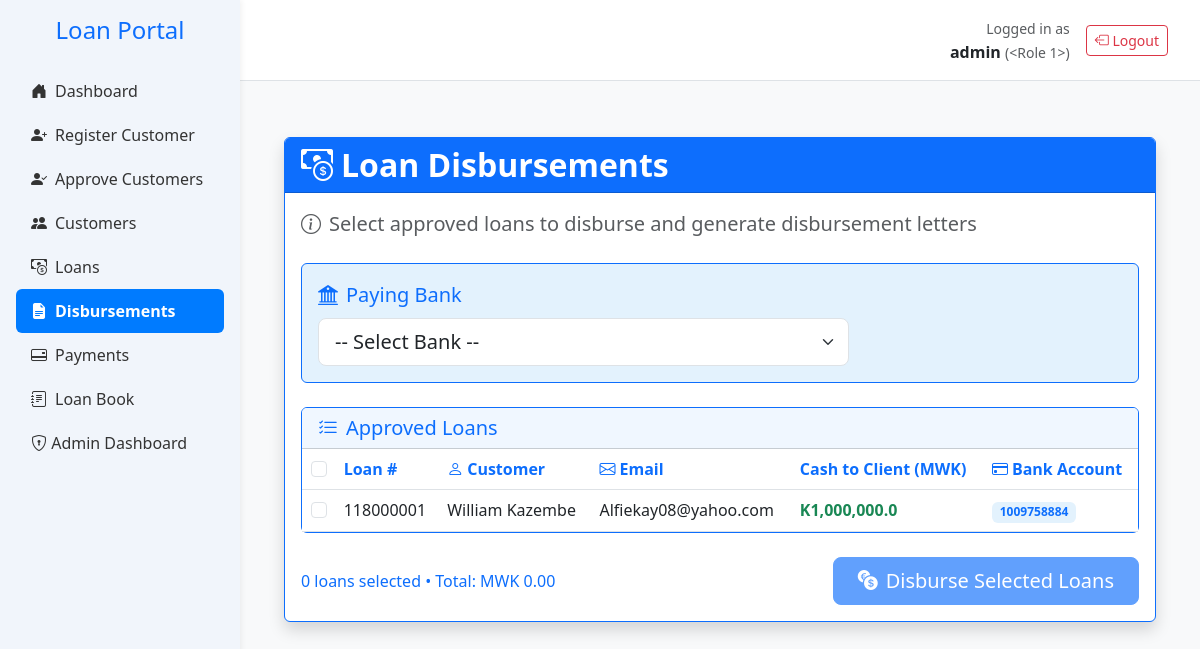
The app's page /disbursements (signed in), older data.
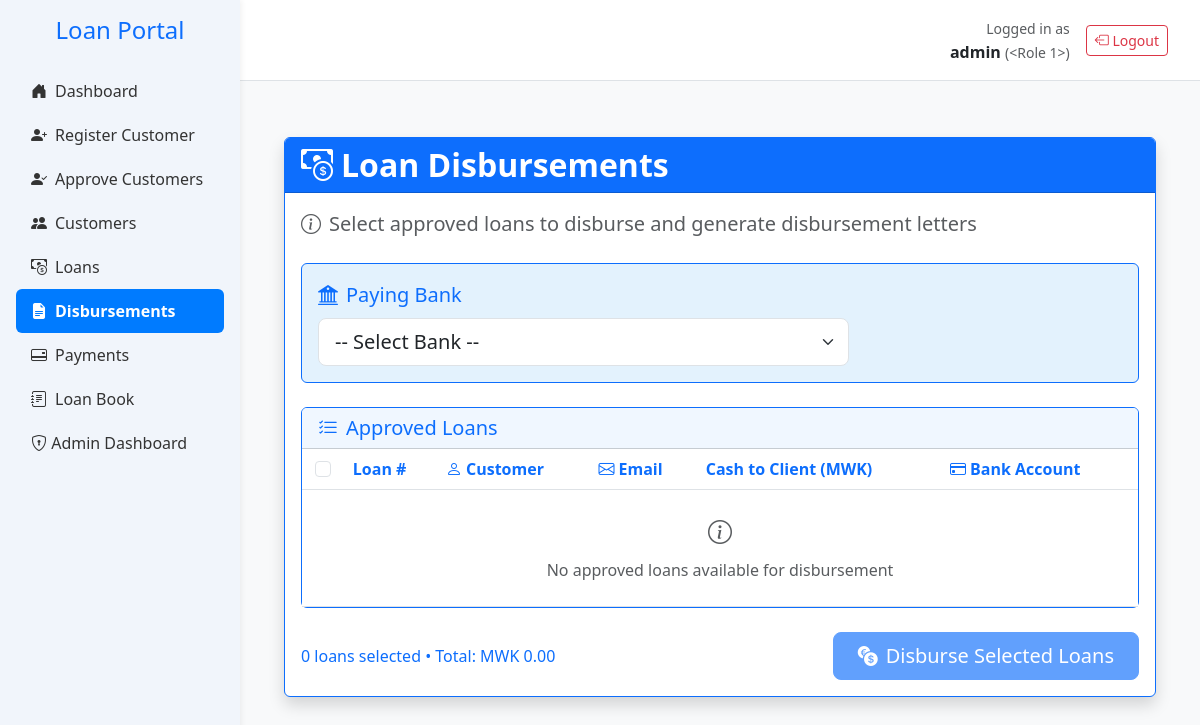
The same page, newer data.
### app.py (models this page shows, shortened)
class User(db.Model, UserMixin):
    __tablename__ = 'users'
    id = db.Column(db.Integer, primary_key=True)
    username = db.Column(db.String(100), unique=True)  # ✅
    password_hash = db.Column(db.String(512), nullable=False)  # ✅
    email = db.Column(db.String(150), nullable=False)  # ✅
    active = db.Column(db.Boolean, default=True, nullable=False)  # ✅
    role_id = db.Column(db.Integer, db.ForeignKey('roles.id', name='fk_users_role_id'))
    role = db.relationship('Role', backref='users')
    __table_args__ = (
        db.UniqueConstraint('username', name='uq_users_username'),
        db.UniqueConstraint('email', name='uq_users_email'),
    )

class LoanApplication(db.Model):
    __tablename__ = 'loan_applications'
    id = db.Column(db.Integer, primary_key=True)
    customer_id = db.Column(db.Integer, db.ForeignKey('customers.id'), nullable=False)
    loan_amount = db.Column(db.Float,nullable=False, default=0.0)
    status = db.Column(db.String(20), default='pending')
    created_at = db.Column(db.DateTime, default=datetime.utcnow)
    term_months = db.Column(db.Integer)
    monthly_instalment = db.Column(db.Float)
    total_repayment = db.Column(db.Float)
    effective_rate = db.Column(db.Float)
    category = db.Column(db.String(50))
    loan_category = db.Column(db.Integer, nullable=False)
    disbursed = db.Column(db.Boolean, default=False)
    disbursed_bank = db.Column(db.String(100))
    crb_fees = db.Column(db.Float, default=3000)
    origination_fees = db.Column(db.Float)
    insurance_fees = db.Column(db.Float)
    total_fees = db.Column(db.Float)
    collection_fees = db.Column(db.Float)
    schedule_id = db.Column(
    db.Integer,
    db.ForeignKey('repayment_schedules.id', use_alter=True, name='fk_schedule_id'),
    nullable=True
    )
    loan_number = db.Column(db.String(20), nullable=True, unique=True)
    file_number = db.Column(db.String(50))
    date_created = db.Column(db.DateTime, default=datetime.utcnow)
    disbursement_date = db.Column(db.Date, nullable=True)
    cash_to_client = db.Column(db.Float,nullable=False, default=0.0)
    top_up_interest = db.Column(db.Float, default=0.0)
    settlement_interest = db.Column(db.Float, default=0.0)
    closure_type = db.Column(db.String(20))  # 'settlement' or 'topup'
    closure_date = db.Column(db.DateTime)
    top_up_of = db.Column(db.Integer, db.ForeignKey('loan_applications.id'), nullable=True)
    application_status = db.Column(db.String(20), nullable=False, default='pending')
    loan_state = db.Column(db.String(20), nullable=False, default='active')
    performance_status = db.Column(db.String(20), nullable=False, default='performing')
    top_up_balance = db.Column(db.Float, default=0.0)
    settlement_balance = db.Column(db.Float, default=0.0)
    current_balance = db.Column(db.Float, default=0.0)
    settlement_type = Column(Enum(SettlementTypeEnum), nullable=True)
    settling_institution = Column(String(255), nullable=True)  # only if third_party
    settlement_reason = db.Column(db.String(255), nullable=True)
    parent_loan_id = db.Column(
        db.Integer,
        db.ForeignKey('loan_applications.id'),
        nullable=True
    )
    topups = db.relationship(
        'LoanApplication',
        foreign_keys=[parent_loan_id],  # 👈 Specify which foreign key to use
        backref=db.backref('parent_loan', remote_side=[id]),
        cascade='all, delete-orphan'
    )
    payments = db.relationship('Payment', back_populates='loan', cascade='all, delete-orphan')
    customer = db.relationship('Customer', back_populates='loans')
    repayment_schedules = db.relationship(
        'RepaymentSchedule',
        back_populates='loan',
        cascade='all, delete-orphan',
        foreign_keys='RepaymentSchedule.loan_id'
        )

class Customer(db.Model):
    __tablename__ = 'customers'
    id = db.Column(db.Integer, primary_key=True)
    national_id = db.Column(db.String(20), unique=True, nullable=False)
    first_name = db.Column(db.String(100), nullable=False)
    last_name = db.Column(db.String(100), nullable=False)
    gender = db.Column(db.String(10))
    dob = db.Column(db.String(20))
    title = db.Column(db.String(20))
    email = db.Column(db.String(100), nullable=False)
    contact = db.Column(db.String(20))
    address = db.Column(db.String(255))
    next_of_kin_name = db.Column(db.String(20),nullable=False)
    next_of_kin_relationship = db.Column(db.String(20),nullable=False)
    next_of_kin_contact = db.Column(db.String(20))
    employer = db.Column(db.String(100), nullable=False)
    job_title = db.Column(db.String(100))
    salary = db.Column(db.Float)
    service_length = db.Column(db.String(50))
    bank_name = db.Column(db.String(100))
    bank_account = db.Column(db.String(20), nullable=False)
    salary_deposited = db.Column(db.String(10))
    district = db.Column(db.String(100))
    region = db.Column(db.String(100))
    amount_requested = db.Column(db.Float)
    status = db.Column(db.String(20), default='pending')
    is_approved_for_creation = db.Column(db.Boolean, default=False)
    maker_id = db.Column(db.Integer, nullable=False)
    checker_id = db.Column(db.Integer)
    is_approved_for_deletion = db.Column(db.Boolean, default=False)
    file_number = db.Column(db.String(20))
    created_at = db.Column(db.DateTime, default=datetime.utcnow)
    loans = db.relationship('LoanApplication', back_populates='customer')

### app.py (the view, shortened to what this page needs)
@app.route('/disbursements', methods=['GET', 'POST'])
@login_required
@role_required("admin", "finance_officer")
def disbursements():
    from sqlalchemy.orm import joinedload
    from datetime import datetime
    loans = db.session.query(LoanApplication) \
        .join(Customer, LoanApplication.customer_id == Customer.id) \
        .options(
            joinedload(LoanApplication.customer),
            joinedload(LoanApplication.parent_loan)
                .joinedload(LoanApplication.payments)
                .joinedload(Payment.allocation)
        ) \
        .filter(LoanApplication.application_status == 'approved') \
        .filter(LoanApplication.disbursed == False) \
        .filter(Customer.is_approved_for_creation == True) \
        .all()
    for loan in loans:
        if loan.cash_to_client is None:
            loan.cash_to_client = float(loan.loan_amount)
        app.logger.info(f"[DISBURSEMENT] Loan #{loan.loan_number} | Top-up of: {loan.top_up_of} | Cash to Client: {loan.cash_to_client}")
    return render_template('disbursements.html', loans=loans, selected_bank=request.form.get('bank'))

### templates/disbursements.html (shortened to what this page needs)
{% extends 'base.html' %}
{% block content %}
<div class="container mt-4">
    <div class="card border-primary shadow">
        <div class="card-header bg-primary text-white">
            <h2 class="fw-bold mb-0">
                <i class="bi bi-cash-coin me-2"></i>Loan Disbursements
            </h2>
        </div>
        <div class="card-body">
            <p class="lead text-muted mb-4">
                <i class="bi bi-info-circle me-2"></i>Select approved loans to disburse and generate disbursement letters
            </p>
            <form method="POST" action="{{ url_for('disbursements') }}">
                <div class="card border-primary mb-4 bg-primary-soft">
                    <div class="card-body">
                        <div class="row g-3 align-items-center">
                            <div class="col-md-8">
                                <label for="bank" class="form-label fs-5 text-primary">
                                    <i class="bi bi-bank2 me-2"></i>Paying Bank
                                </label>
                                <select id="bank" name="bank" class="form-select form-select-lg" required>
                                    <option value="">-- Select Bank --</option>
                                </select>
                            </div>
                        </div>
                    </div>
                </div>
                <div class="card border-primary">
                    <div class="card-header bg-light-primary">
                        <h5 class="mb-0 text-primary">
                            <i class="bi bi-list-check me-2"></i>Approved Loans
                        </h5>
                    </div>
                    <div class="card-body p-0">
                        <div class="table-responsive">
                            <table class="table table-hover align-middle mb-0">
                                <thead class="bg-light-primary">
                                    <tr>
                                        <th class="text-center">
                                            <input type="checkbox" id="selectAll" class="form-check-input">
                                        </th>
                                        <th class="text-primary">Loan #</th>
                                        <th class="text-primary"><i class="bi bi-person me-1"></i>Customer</th>
                                        <th class="text-primary"><i class="bi bi-envelope me-1"></i>Email</th>
                                        <th class="text-primary">Cash to Client (MWK)</th>
                                        <th class="text-primary"><i class="bi bi-credit-card me-1"></i>Bank Account</th>
                                    </tr>
                                </thead>
                                <tbody>
                                    {% if loans %}
                                        {% for loan in loans %}
                                            <tr>
                                                <td class="text-center">
                                                    <input class="form-check-input loan-checkbox"
                                                           type="checkbox"
                                                           name="loan_ids[]"
                                                           value="{{ loan.id }}">
                                                </td>
                                                <td>{{ loan.loan_number }}</td>
                                                <td class="fw-medium">{{ loan.customer.first_name }} {{ loan.customer.last_name }}</td>
                                                <td>{{ loan.customer.email }}</td>
                                                <td class="fw-bold text-success">
                                                    {{ "K{:,}".format(loan.cash_to_client|float) if loan.cash_to_client else "N/A" }}
                                                </td>
                                                <td>
                                                    <span class="badge bg-primary-soft text-primary">
                                                        {{ loan.customer.bank_account }}
                                                    </span>
                                                </td>
                                            </tr>
                                        {% endfor %}
                                    {% else %}
                                        <tr>
                                            <td colspan="6" class="text-center py-4">
                                                <div class="text-muted">
                                                    <i class="bi bi-info-circle fs-4"></i>
                                                    <p class="mt-2 mb-0">No approved loans available for disbursement</p>
                                                </div>
                                            </td>
                                        </tr>
                                    {% endif %}
                                </tbody>
                            </table>
                        </div>
                    </div>
                </div>
                <div class="mt-4 d-flex justify-content-between align-items-center">
                    <div class="text-primary">
                        <span id="selectedCount">0</span> loans selected •
                        Total: MWK <span id="totalAmount">0.00</span>
                    </div>
                    <button type="submit" class="btn btn-primary btn-lg px-4">
                        <i class="bi bi-currency-exchange me-2"></i>Disburse Selected Loans
                    </button>
                </div>
            </form>
        </div>
    </div>
</div>
{% endblock %}

### templates/base.html (shortened to what this page needs)
<!DOCTYPE html>
<html lang="en">
<head>
    <link href="https://cdn.jsdelivr.net/npm/bootstrap@5.3.0/dist/css/bootstrap.min.css" rel="stylesheet">
    <link href="https://cdn.jsdelivr.net/npm/bootstrap-icons@1.10.5/font/bootstrap-icons.css" rel="stylesheet">
</head>
<body>
    <div class="sidebar">
        <h4 class="text-center text-primary mb-4">Loan Portal</h4>
        <ul class="nav flex-column px-3">
            <li class="nav-item">
                <a class="nav-link {% if request.endpoint == 'home' %}active{% endif %}" href="{{ url_for('home') }}">
                    <i class="bi bi-house-door-fill me-2"></i>Dashboard
                </a>
            </li>
            <li class="nav-item">
                <a class="nav-link {% if request.endpoint == 'register_customer_debug' %}active{% endif %}" href="{{ url_for('register_customer_debug') }}">
                    <i class="bi bi-person-plus-fill me-2"></i>Register Customer
                </a>
            </li>
            <li class="nav-item">
                <a class="nav-link {% if request.endpoint == 'approve_customers' %}active{% endif %}" href="{{ url_for('approve_customers') }}">
                    <i class="bi bi-person-check-fill me-2"></i>Approve Customers
                </a>
            </li>
            <li class="nav-item">
                <a class="nav-link {% if request.endpoint == 'customers' %}active{% endif %}" href="{{ url_for('customers') }}">
                    <i class="bi bi-people-fill me-2"></i>Customers
                </a>
            </li>
            <li class="nav-item">
                <a class="nav-link {% if request.endpoint == 'view_loans' %}active{% endif %}" href="{{ url_for('view_loans') }}">
                    <i class="bi bi-cash-coin me-2"></i>Loans
                </a>
            </li>
            <li class="nav-item">
                <a class="nav-link {% if request.endpoint == 'disbursements' %}active{% endif %}" href="{{ url_for('disbursements') }}">
                    <i class="bi bi-file-earmark-text-fill me-2"></i>Disbursements
                </a>
            </li>
            <li class="nav-item">
                <a class="nav-link {% if request.endpoint == 'payments' %}active{% endif %}" href="{{ url_for('payments') }}">
                    <i class="bi bi-credit-card-2-back me-2"></i>Payments
                </a>
            </li>
            <li class="nav-item">
                <a class="nav-link {% if request.endpoint == 'loanbook' %}active{% endif %}" href="{{ url_for('loanbook') }}">
                    <i class="bi bi-journal-text me-2"></i>Loan Book
                </a>
            </li>
                {% if current_user.is_authenticated and current_user.role.name == 'admin' %}
                    <li class="nav-item">
                     <a class="nav-link" href="{{ url_for('admin_dashboard') }}">
                    <i class="bi bi-shield-lock"></i> Admin Dashboard
                </a>
            </li>
            {% endif %}
        </ul>
    </div>
    <div class="topbar d-flex justify-content-between align-items-center">
        {% if current_user.is_authenticated %}
        <div class="d-flex align-items-center">
            <div class="me-3 text-end">
                <small class="text-muted">Logged in as</small><br>
                <strong>{{ current_user.username }}</strong>
                <small class="text-muted">({{ current_user.role|title }})</small>
            </div>
            <a href="{{ url_for('logout') }}" class="btn btn-outline-danger btn-sm">
                <i class="bi bi-box-arrow-left"></i> Logout
            </a>
        </div>
        {% endif %}
    </div>
    <div class="main">
        {% block content %}{% endblock %}
    </div>
</body>
</html>

Row changes from the older to the newer data that the page shows:
removed LoanApplication: loan_number "118000001", customer.first_name "William", customer.last_name "Kazembe", customer.email "Alfiekay08@yahoo.com", cash_to_client "K1,000,000.0", customer.bank_account "1009758884"
Text that changed along with them:
text now shown: "No approved loans available for disbursement"
